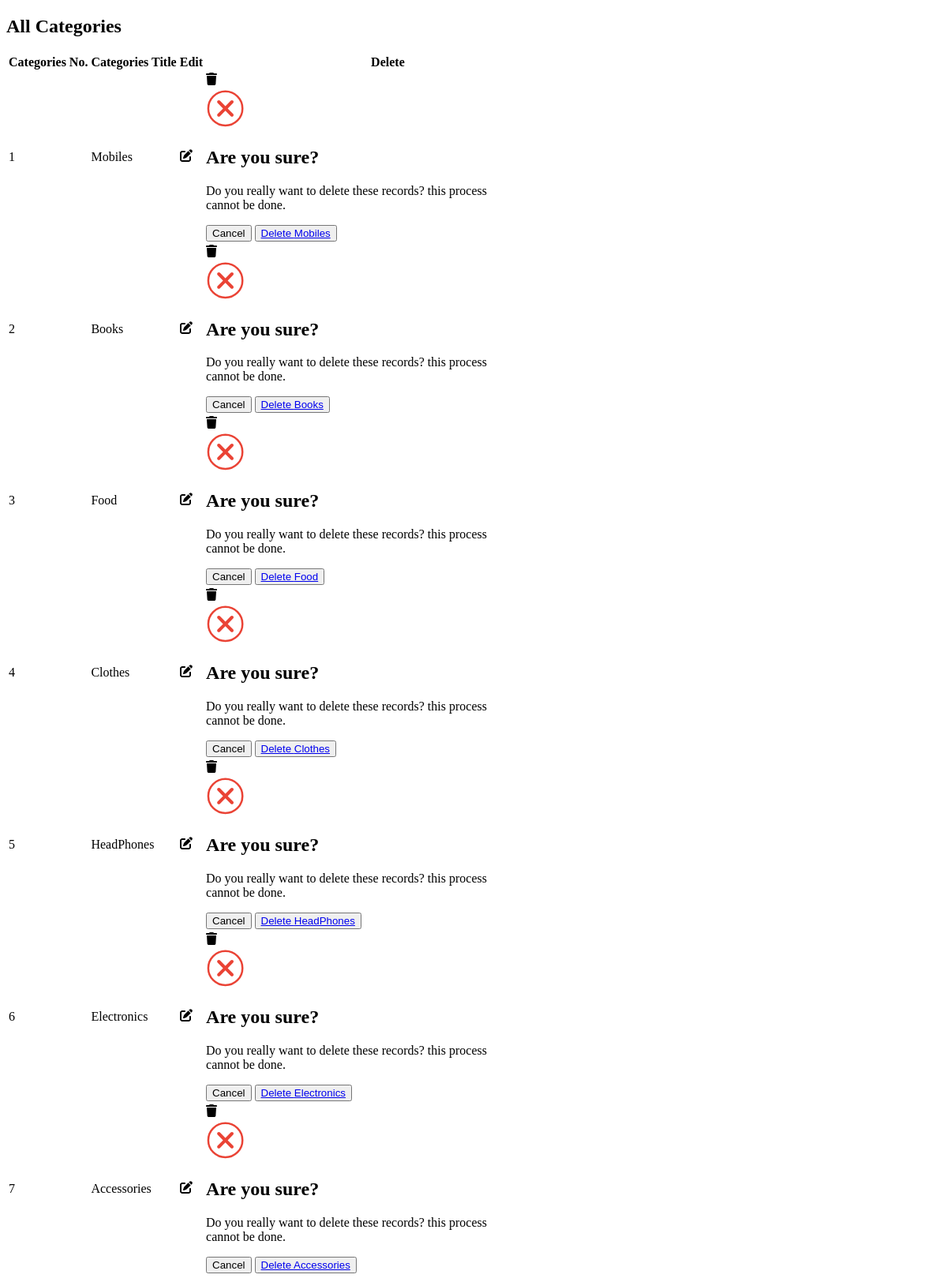
/admin/view_categories.php, run on an earlier commit of the app's database.
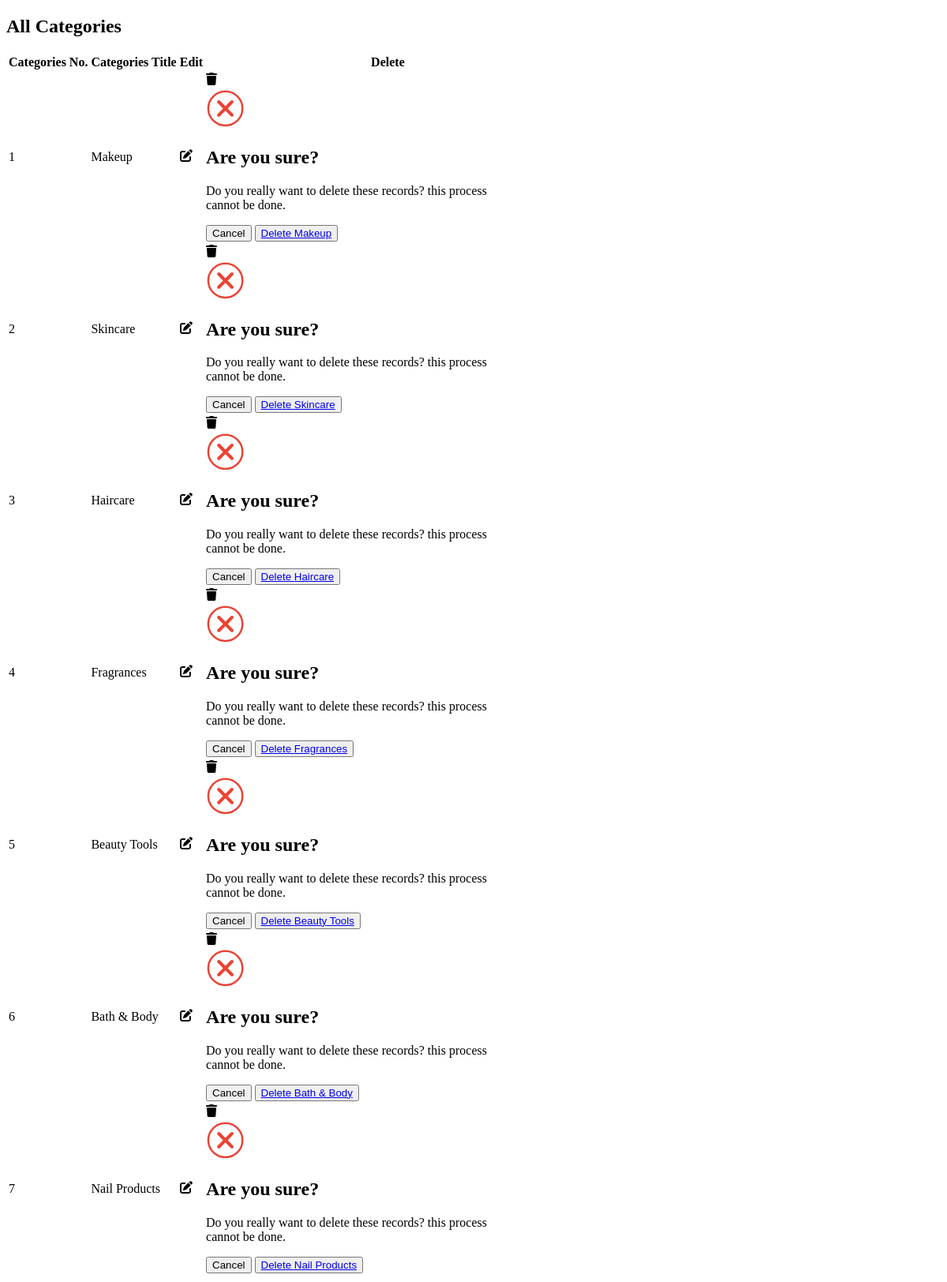
And on a later commit of the database.
### tables this page shows
CREATE TABLE `categories` (
  `category_id` int(11) NOT NULL,
  `category_title` varchar(100) NOT NULL
);

### admin/view_categories.php (the view, shortened to what this page needs)
<!DOCTYPE html>
<html lang="en">
<head>
</head>
<body>
    <div class="container">
        <div class="categ-header">
            <div class="sub-title">
                <h2>All Categories</h2>
            </div>
        </div>
        <div class="table-data">
            <table class="table table-bordered table-hover table-striped text-center">
                <thead class="table-dark">
                    <tr>
                        <th>Categories No.</th>
                        <th>Categories Title</th>
                        <th>Edit</th>
                        <th>Delete</th>
                    </tr>
                </thead>
                <tbody>
                    <?php
                        $get_category_query = "SELECT * FROM `categories`";
                        $get_category_result = mysqli_query($con,$get_category_query);
                        $id_number = 1;
                        while($row_fetch_categories = mysqli_fetch_array($get_category_result)){
                            $category_id = $row_fetch_categories['category_id'];
                            $category_title = $row_fetch_categories['category_title'];
                            echo "
                            <tr>
                            <td>$id_number</td>
                            <td>$category_title</td>
                            <td>
                                <a href='index.php?edit_category=$category_id'>
                                </a>
                            </td>
                            <td>
                                <a href='index.php?delete_category=$category_id' data-bs-toggle='modal' data-bs-target='#deleteModal_$category_id'>
                                </a>
                                <div class='modal fade' id='deleteModal_$category_id' tabindex='-1' aria-labelledby='deleteModal_$category_id.Label' aria-hidden='true'>
                                    <div class='modal-dialog modal-dialog-centered justify-content-center'>
                                        <div class='modal-content' style='width:80%;'>
                                            <div class='modal-body'>
                                                <div class='d-flex flex-column gap-3 align-items-center text-center'>
                                                    <span>
                                                    </span>
                                                    <h2>Are you sure?</h2>
                                                    <p>
                                                        Do you really want to delete these records? this process cannot be done.
                                                    </p>
                                                    <div class='btns d-flex gap-3'>
                                                        <button type='button' class='btn px-5 btn-secondary' data-bs-dismiss='modal'>Cancel</button>
                                                        <button type='button' class='btn px-5 btn-primary' data-bs-dismiss='modal'>
                                                            <a class='text-light' href='index.php?delete_category=$category_id'>
                                                                Delete $category_title
                                                            </a>
                                                        </button>
                                                    </div>
                                                </div>
                                            </div>
                                        </div>
                                    </div>
                                </div>
                            </td>
                        </tr>
                            ";
                            $id_number++;
                        }
                    ?>
                </tbody>
            </table>
        </div>
    </div>
</body>
</html>

What changed in the data, as far as the page shows it:
changed categories: category_title "Mobiles" → "Makeup"
changed categories: category_title "Books" → "Skincare"
changed categories: category_title "Food" → "Haircare"
changed categories: category_title "Clothes" → "Fragrances"
changed categories: category_title "HeadPhones" → "Beauty Tools"
changed categories: category_title "Electronics" → "Bath & Body"
changed categories: category_title "Accessories" → "Nail Products"
